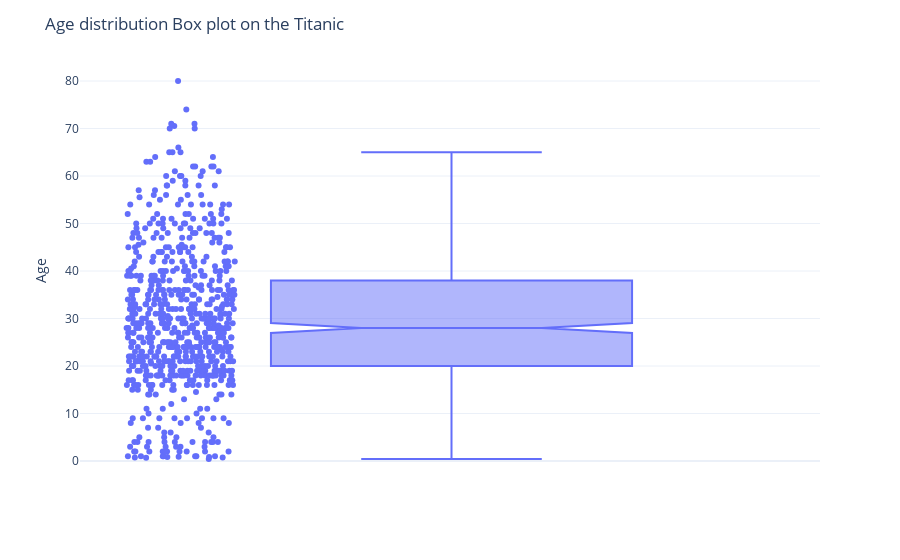

The cell this chart's notebook holds for it:
### Markdown cell above
#### **Box plot**

### Code cell
fig = px.box(df, y='age',
             points='all', # Display all points (outliers) alongside the box plot
             notched=True) # Adds a notch to indicate the confidence interval around the median

fig.update_layout(
    title='Age distribution Box plot on the Titanic',
    yaxis_title='Age',
    template='plotly_white'
)

### Figure 1 — Plotly figure (JSON) as saved in the notebook; plotly's stock layout.template omitted (floating-point values rounded to 4 significant figures; data arrays with more than 128 entries replaced by an {"elided": "..."} marker saying what was removed)
{"data": [{"alignmentgroup": "True", "boxpoints": "all", "hovertemplate": "age=%{y}<extra></extra>", "legendgroup": "", "marker": {"color": "#636efa"}, "name": "", "notched": true, "offsetgroup": "", "orientation": "v", "showlegend": false, "type": "box", "x0": " ", "xaxis": "x", "y": {"elided": "891 float values"}, "y0": " ", "yaxis": "y"}], "layout": {"boxmode": "group", "legend": {"tracegroupgap": 0}, "margin": {"t": 60}, "title": {"text": "Age distribution Box plot on the Titanic"}, "xaxis": {"anchor": "y", "domain": [0, 1]}, "yaxis": {"anchor": "x", "domain": [0, 1], "title": {"text": "Age"}}}}
